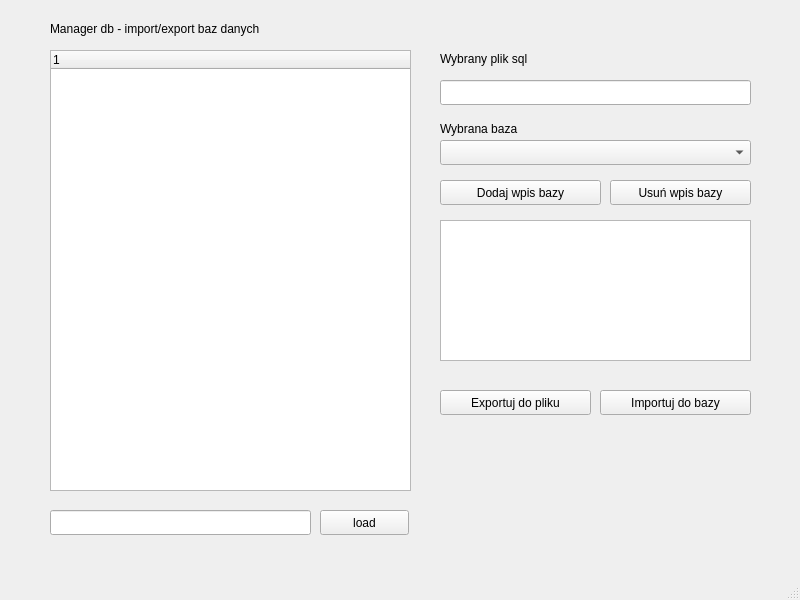
<?xml version="1.0" encoding="UTF-8"?>
<ui version="4.0">
 <class>MainWindow</class>
 <widget class="QMainWindow" name="MainWindow">
  <property name="geometry">
   <rect>
    <x>0</x>
    <y>0</y>
    <width>800</width>
    <height>600</height>
   </rect>
  </property>
  <property name="windowTitle">
   <string>Db Manager</string>
  </property>
  <widget class="QWidget" name="centralwidget">
   <widget class="QLabel" name="label">
    <property name="geometry">
     <rect>
      <x>50</x>
      <y>20</y>
      <width>501</width>
      <height>17</height>
     </rect>
    </property>
    <property name="text">
     <string>Manager db - import/export baz danych</string>
    </property>
   </widget>
   <widget class="QPushButton" name="showFormAddDb">
    <property name="geometry">
     <rect>
      <x>440</x>
      <y>180</y>
      <width>161</width>
      <height>25</height>
     </rect>
    </property>
    <property name="text">
     <string>Dodaj wpis bazy</string>
    </property>
   </widget>
   <widget class="QTreeWidget" name="treeFile">
    <property name="geometry">
     <rect>
      <x>50</x>
      <y>50</y>
      <width>361</width>
      <height>441</height>
     </rect>
    </property>
    <column>
     <property name="text">
      <string notr="true">1</string>
     </property>
    </column>
   </widget>
   <widget class="QLineEdit" name="inputDirPath">
    <property name="geometry">
     <rect>
      <x>50</x>
      <y>510</y>
      <width>261</width>
      <height>25</height>
     </rect>
    </property>
   </widget>
   <widget class="QPushButton" name="pushButton">
    <property name="geometry">
     <rect>
      <x>320</x>
      <y>510</y>
      <width>89</width>
      <height>25</height>
     </rect>
    </property>
    <property name="text">
     <string>load</string>
    </property>
   </widget>
   <widget class="QComboBox" name="comboBoxListDb">
    <property name="geometry">
     <rect>
      <x>440</x>
      <y>140</y>
      <width>311</width>
      <height>25</height>
     </rect>
    </property>
   </widget>
   <widget class="QPushButton" name="btnExport">
    <property name="geometry">
     <rect>
      <x>440</x>
      <y>390</y>
      <width>151</width>
      <height>25</height>
     </rect>
    </property>
    <property name="text">
     <string>Exportuj do pliku</string>
    </property>
   </widget>
   <widget class="QPushButton" name="btnImport">
    <property name="geometry">
     <rect>
      <x>600</x>
      <y>390</y>
      <width>151</width>
      <height>25</height>
     </rect>
    </property>
    <property name="text">
     <string>Importuj do bazy</string>
    </property>
   </widget>
   <widget class="QLabel" name="label_2">
    <property name="geometry">
     <rect>
      <x>440</x>
      <y>120</y>
      <width>131</width>
      <height>17</height>
     </rect>
    </property>
    <property name="text">
     <string>Wybrana baza</string>
    </property>
   </widget>
   <widget class="QLineEdit" name="inputCurrentFile">
    <property name="geometry">
     <rect>
      <x>440</x>
      <y>80</y>
      <width>311</width>
      <height>25</height>
     </rect>
    </property>
   </widget>
   <widget class="QLabel" name="label_3">
    <property name="geometry">
     <rect>
      <x>440</x>
      <y>50</y>
      <width>141</width>
      <height>17</height>
     </rect>
    </property>
    <property name="text">
     <string>Wybrany plik sql</string>
    </property>
   </widget>
   <widget class="QPushButton" name="btnDeleteRecordDb">
    <property name="geometry">
     <rect>
      <x>610</x>
      <y>180</y>
      <width>141</width>
      <height>25</height>
     </rect>
    </property>
    <property name="text">
     <string>Usuń wpis bazy</string>
    </property>
   </widget>
   <widget class="QTextBrowser" name="textBrowser">
    <property name="geometry">
     <rect>
      <x>440</x>
      <y>220</y>
      <width>311</width>
      <height>141</height>
     </rect>
    </property>
   </widget>
  </widget>
  <widget class="QMenuBar" name="menubar">
   <property name="geometry">
    <rect>
     <x>0</x>
     <y>0</y>
     <width>800</width>
     <height>22</height>
    </rect>
   </property>
  </widget>
  <widget class="QStatusBar" name="statusbar"/>
 </widget>
 <resources/>
 <connections/>
</ui>
